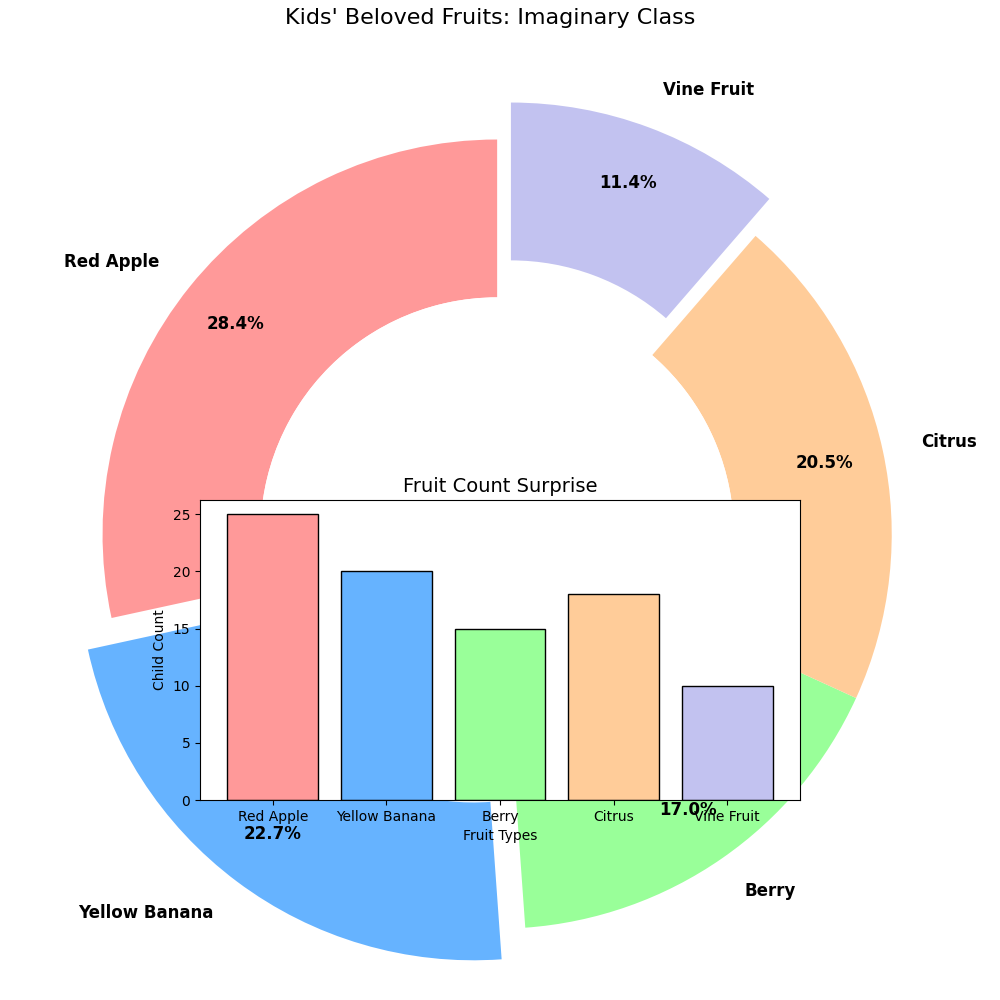

Reproduce this figure in Python.
import matplotlib.pyplot as plt

# Updated data segment labels for the pie chart
fruits = ['Red Apple', 'Yellow Banana', 'Berry', 'Citrus', 'Vine Fruit']
preferences = [25, 20, 15, 18, 10]

colors = ['#ff9999', '#66b3ff', '#99ff99', '#ffcc99', '#c2c2f0']

fig, ax = plt.subplots(figsize=(10, 10))
wedges, texts, autotexts = ax.pie(
    preferences,
    labels=fruits,
    autopct='%1.1f%%',
    startangle=90,
    colors=colors,
    pctdistance=0.85,
    wedgeprops=dict(width=0.4),
    explode=[0, 0.1, 0, 0, 0.1]
)

ax.axis('equal')
plt.setp(texts, size=12, weight="bold", va="center")
plt.setp(autotexts, size=12, weight="bold", color="black")

plt.title("Kids' Beloved Fruits: Imaginary Class", fontsize=16, y=1.05)

centre_circle = plt.Circle((0, 0), 0.60, fc='white')
fig.gca().add_artist(centre_circle)

ax1 = fig.add_axes([0.2, 0.2, 0.6, 0.3])
ax1.bar(fruits, preferences, color=colors, edgecolor='black')

ax1.set_title("Fruit Count Surprise", fontsize=14)
ax1.set_ylabel("Child Count")
ax1.set_xlabel("Fruit Types")
ax1.grid(False)

ax.axis('equal')
plt.tight_layout()
plt.show()
